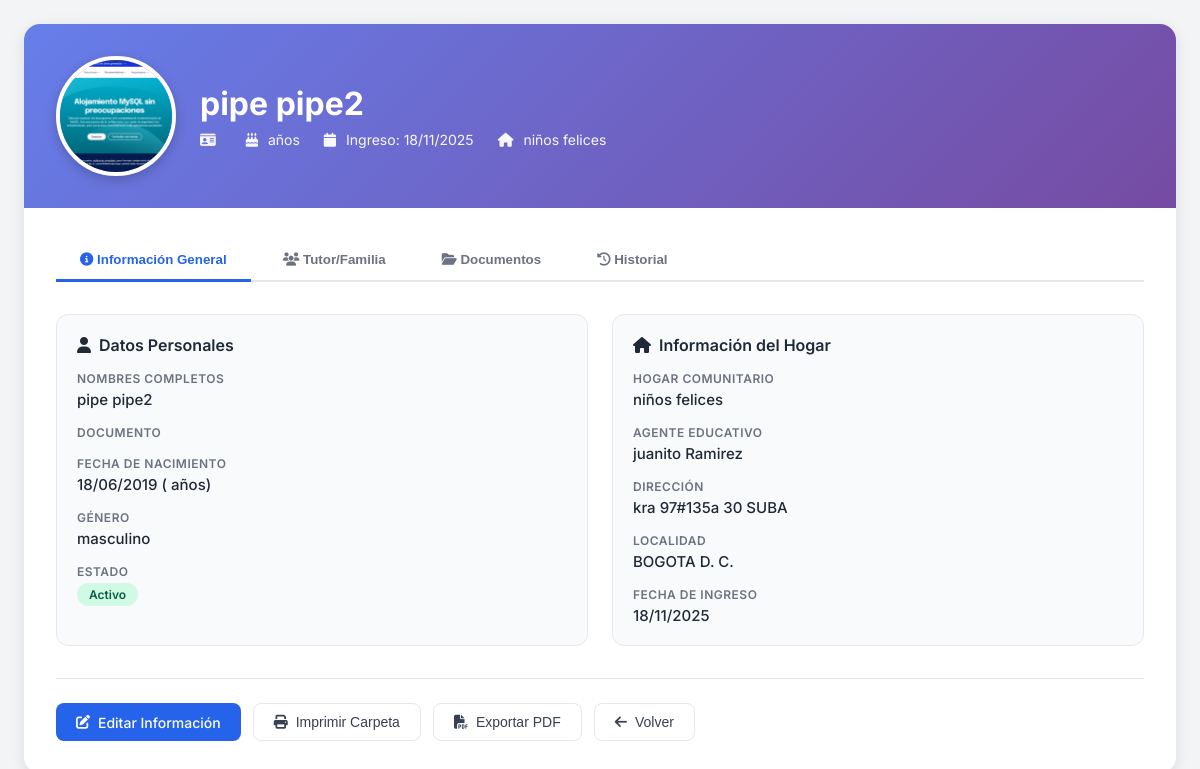
Page /ninos/1/carpeta/ (signed in) on the earlier database version.
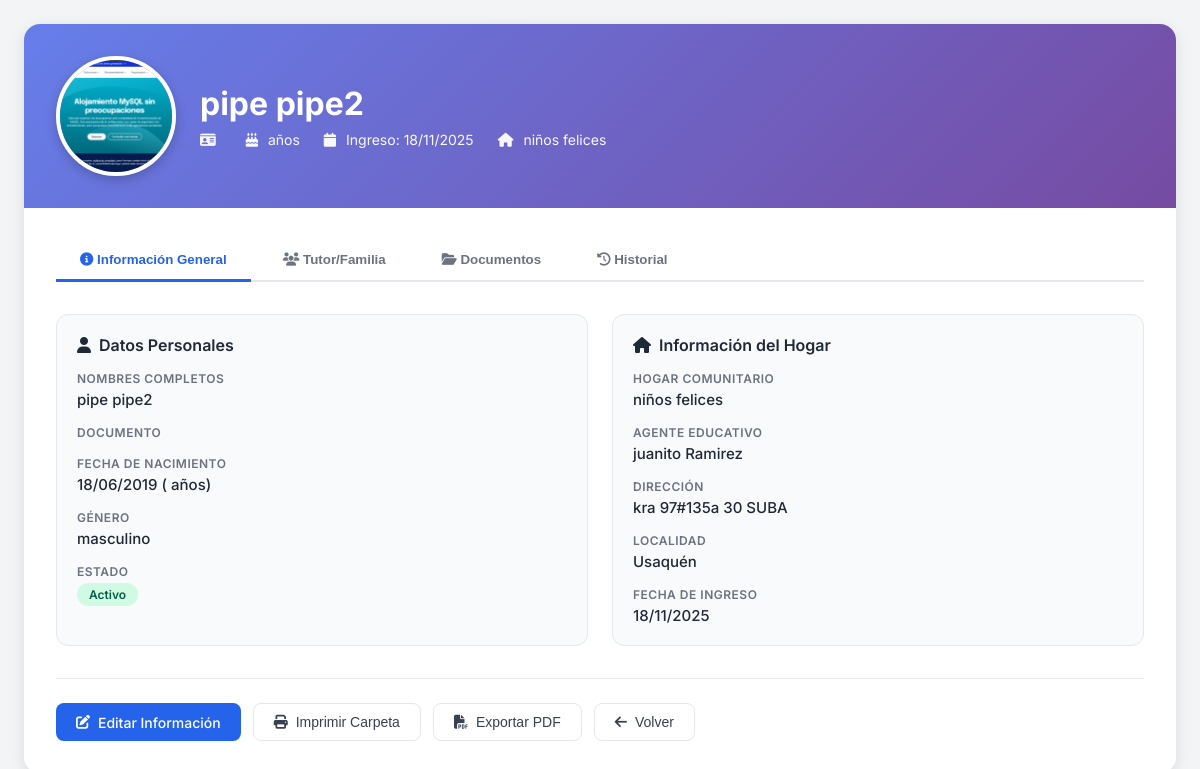
Same page on the later database version.
### core/models.py (models this page shows, shortened)
class Nino(models.Model):
    TIPO_SANGRE_CHOICES = [
        ('O+', 'O+'), ('O-', 'O-'), ('A+', 'A+'), ('A-', 'A-'),
        ('B+', 'B+'), ('B-', 'B-'), ('AB+', 'AB+'), ('AB-', 'AB-')
    ]
    PARENTESCO_CHOICES = [
        ('padre', 'Padre'), ('madre', 'Madre'), ('tutor', 'Tutor'),
        ('abuelo', 'Abuelo/a'), ('tio', 'Tío/a'), ('hermano', 'Hermano/a'),
        ('otro', 'Otro')
    ]
    nombres = models.CharField(max_length=50)
    apellidos = models.CharField(max_length=50)
    fecha_nacimiento = models.DateField()
    documento = models.BigIntegerField(null=True, blank=True)
    genero = models.CharField(
        max_length=20,
        null=True,
        blank=True,
        choices=[
            ('masculino', 'masculino'),
            ('femenino', 'femenino'),
            ('otro', 'otro'),
            ('no_especificado', 'no_especificado')
        ]
    )
    tipo_sangre = models.CharField(max_length=3, choices=TIPO_SANGRE_CHOICES, null=True, blank=True)
    parentesco = models.CharField(max_length=20, choices=PARENTESCO_CHOICES, null=True, blank=True)
    tiene_discapacidad = models.BooleanField(default=False)
    tipos_discapacidad = models.ManyToManyField('Discapacidad', blank=True)
    otra_discapacidad = models.CharField(max_length=100, null=True, blank=True)
    PAIS_NACIMIENTO_CHOICES = [
        ('', '-- Seleccione el país de nacimiento --'),
        ('colombia', 'Colombia'),
        ('venezuela', 'Venezuela'),
        ('ecuador', 'Ecuador'),
        ('peru', 'Perú'),
        ('panama', 'Panamá'),
        ('brasil', 'Brasil'),
        ('argentina', 'Argentina'),
        ('chile', 'Chile'),
        ('bolivia', 'Bolivia'),
        ('paraguay', 'Paraguay'),
        ('uruguay', 'Uruguay'),
        ('mexico', 'México'),
        ('costa_rica', 'Costa Rica'),
        ('nicaragua', 'Nicaragua'),
        ('honduras', 'Honduras'),
        ('guatemala', 'Guatemala'),
        ('el_salvador', 'El Salvador'),
        ('cuba', 'Cuba'),
        ('republica_dominicana', 'República Dominicana'),
        ('haiti', 'Haití'),
        ('estados_unidos', 'Estados Unidos'),
        ('canada', 'Canadá'),
        ('espana', 'España'),
        ('italia', 'Italia'),
        ('francia', 'Francia'),
        ('alemania', 'Alemania'),
        ('otro', 'Otro país')
    ]
    nacionalidad = models.CharField(
        max_length=50,
        choices=PAIS_NACIMIENTO_CHOICES,
        null=True,
        blank=True,
        verbose_name="País de nacimiento"
    )
    otro_pais = models.CharField(max_length=50, null=True, blank=True, verbose_name="Otro país (especifique)")
    fecha_ingreso = models.DateField(auto_now_add=True, verbose_name="Fecha de ingreso al hogar")
    hogar = models.ForeignKey(HogarComunitario, on_delete=models.PROTECT, related_name='ninos')
    padre = models.ForeignKey(Padre, on_delete=models.CASCADE, related_name='ninos')
    foto = models.FileField(upload_to='ninos/fotos/', null=True, blank=True)
    carnet_vacunacion = models.FileField(upload_to='ninos/vacunacion/', null=True, blank=True)
    certificado_eps = models.FileField(upload_to='ninos/eps/', null=True, blank=True)
    fecha_registro = models.DateTimeField(auto_now_add=True)
    registro_civil_img = models.FileField(upload_to='ninos/registro_civil/', null=True, blank=True)
    observaciones_medicas = models.TextField(null=True, blank=True, verbose_name="Observaciones médicas")
    estado = models.CharField(
        max_length=20,
        choices=[
            ('activo', 'Activo'),
            ('inactivo', 'Inactivo'),
            ('retirado', 'Retirado')
        ],
        default='activo'
    )
    class Meta:
        db_table = 'ninos'

class HogarComunitario(models.Model):
    regional = models.ForeignKey(Regional, on_delete=models.PROTECT, related_name='hogares')
    ciudad = models.ForeignKey(Ciudad, on_delete=models.PROTECT, related_name='hogares')
    nombre_hogar = models.CharField(max_length=100)
    direccion = models.CharField(max_length=200)
    localidad = models.CharField(max_length=100, blank=True, default='')  # Mantener para hogares antiguos, se asigna en la vista
    localidad_bogota = models.ForeignKey('LocalidadBogota', on_delete=models.SET_NULL, null=True, blank=True, related_name='hogares')
    barrio = models.CharField(max_length=100, null=True, blank=True)
    estrato = models.IntegerField(null=True, blank=True)
    fecha_primera_visita = models.DateField(null=True, blank=True, help_text="Fecha programada para la primera visita técnica")
    ultima_visita = models.DateField(null=True, blank=True, help_text="Fecha de la última visita técnica realizada")
    proxima_visita = models.DateField(null=True, blank=True, help_text="Fecha programada para la próxima visita técnica (calculada automáticamente)")
    observaciones_visita = models.TextField(blank=True, help_text="Observaciones de la última visita técnica realizada")
    estado_aptitud = models.CharField(
        max_length=20,
        choices=[
            ('no_apto', 'No Apto'),
            ('apto', 'Apto'),
        ],
        default='no_apto',
        help_text="Estado de aptitud del hogar. Se actualiza a 'Apto' después de la primera visita aprobada"
    )
    area_social_m2 = models.DecimalField(max_digits=6, decimal_places=2, null=True, blank=True,
                                         help_text="Metros cuadrados del área social disponible para los niños")
    capacidad_calculada = models.IntegerField(null=True, blank=True,
                                              help_text="Capacidad calculada según área social (m²/2)")
    formulario_completo = models.BooleanField(default=False,
                                              help_text="Indica si se completó el formulario 2 de visita técnica")
    num_habitaciones = models.IntegerField(null=True, blank=True)
    num_banos = models.IntegerField(null=True, blank=True)
    material_construccion = models.TextField(null=True, blank=True)
    riesgos_cercanos = models.TextField(null=True, blank=True)
    fotos_interior = models.FileField(upload_to='hogares/fotos_interior/', null=True, blank=True)
    fotos_exterior = models.FileField(upload_to='hogares/fotos_exterior/', null=True, blank=True)
    geolocalizacion_lat = models.DecimalField(max_digits=10, decimal_places=7, null=True, blank=True)
    geolocalizacion_lon = models.DecimalField(max_digits=10, decimal_places=7, null=True, blank=True)
    tipo_tenencia = models.CharField(max_length=50, choices=[
        ('Propia', 'Propia'),
        ('Arrendada', 'Arrendada'),
        ('Comodato', 'Comodato')
    ], null=True, blank=True)
    documento_tenencia_pdf = models.FileField(upload_to='hogares/documentos_tenencia/', null=True, blank=True)
    capacidad = models.IntegerField(null=True, blank=True, help_text="Capacidad aprobada del hogar (entre 12 y 15 niños según normativa ICBF)")
    capacidad_maxima = models.IntegerField(default=15, help_text="Capacidad máxima permitida (15 niños según normativa)")
    estado = models.CharField(
        max_length=30,
        choices=[
            ('pendiente_revision', 'Pendiente de Revisión'),
            ('en_revision', 'En Revisión'),
            ('aprobado', 'Aprobado'),
            ('rechazado', 'Rechazado'),
            ('en_mantenimiento', 'En Mantenimiento'),
            ('pendiente_visita', 'Pendiente de Visita'),
            ('visita_agendada', 'Visita Agendada'),
            ('en_evaluacion', 'En Evaluación'),
            ('activo', 'Activo'),
            ('inactivo', 'Inactivo'),
        ],
        default='pendiente_revision'
    )
    madre = models.ForeignKey(MadreComunitaria, on_delete=models.PROTECT, related_name='hogares_asignados')
    fecha_registro = models.DateTimeField(auto_now_add=True)
    fecha_habilitacion = models.DateTimeField(null=True, blank=True)  # Cuando pasa a activo/aprobado
    class Meta:
        db_table = 'hogares_comunitarios'

class MadreComunitaria(models.Model):
    usuario = models.OneToOneField(Usuario, on_delete=models.CASCADE, related_name='madre_profile')
    NIVEL_ESCOLARIDAD_CHOICES = [
        ('Primaria', 'Primaria'),
        ('Bachiller', 'Bachiller'),
        ('Técnico', 'Técnico'),
        ('Tecnólogo', 'Tecnólogo'),
        ('Profesional', 'Profesional')
    ]
    nivel_escolaridad = models.CharField(max_length=100, choices=NIVEL_ESCOLARIDAD_CHOICES)
    titulo_obtenido = models.CharField(max_length=150, null=True, blank=True)
    institucion = models.CharField(max_length=150, null=True, blank=True)
    experiencia_previa = models.TextField(null=True, blank=True)
    certificado_laboral = models.FileField(upload_to='madres_documentos/certificados_laborales/', null=True, blank=True)
    no_retirado_icbf = models.BooleanField(default=False)
    carta_disponibilidad = models.FileField(upload_to='madres_documentos/disponibilidad/', null=True, blank=True)
    firma_digital = models.FileField(upload_to='madres_documentos/firmas/', null=True, blank=True)
    foto_madre = models.ImageField(upload_to='madres_documentos/fotos/', null=True, blank=True)
    documento_identidad_pdf = models.FileField(upload_to='madres_documentos/cedulas/', null=True, blank=True)
    certificado_escolaridad_pdf = models.FileField(upload_to='madres_documentos/educacion/', null=True, blank=True)
    certificado_antecedentes_pdf = models.FileField(upload_to='madres_documentos/antecedentes/', null=True, blank=True)
    certificado_medico_pdf = models.FileField(upload_to='madres_documentos/medico/', null=True, blank=True)
    certificado_residencia_pdf = models.FileField(upload_to='madres_documentos/residencia/', null=True, blank=True)
    cartas_recomendacion_pdf = models.FileField(upload_to='madres_documentos/recomendaciones/', null=True, blank=True)
    fecha_registro = models.DateTimeField(auto_now_add=True)
    class Meta:
        db_table = 'madres_comunitarias'

class Usuario(AbstractUser):
    TIPO_DOCUMENTO_CHOICES = [
        ('CC', 'Cédula de ciudadanía'),
        ('TI', 'Tarjeta de identidad'),
        ('CE', 'Cédula de extranjería'),
        ('PA', 'Pasaporte'),
    ]
    SEXO_CHOICES = [
        ('M', 'Masculino'),
        ('F', 'Femenino'),
        ('O', 'Otro'),
    ]
    username = None
    tipo_documento = models.CharField(max_length=5, choices=TIPO_DOCUMENTO_CHOICES, default='CC')
    documento = models.BigIntegerField(unique=True)
    nombres = models.CharField(max_length=50)
    apellidos = models.CharField(max_length=50)
    correo = models.EmailField(max_length=100, unique=True)
    sexo = models.CharField(max_length=1, choices=SEXO_CHOICES, default='F')
    departamento_residencia = models.ForeignKey(Departamento, on_delete=models.SET_NULL, null=True, blank=True, related_name='residentes')
    ciudad_residencia = models.ForeignKey(Municipio, on_delete=models.SET_NULL, null=True, blank=True, related_name='residentes')
    localidad_bogota = models.ForeignKey(LocalidadBogota, on_delete=models.SET_NULL, null=True, blank=True, related_name='residentes',
                                         help_text='Solo aplica si vive en Bogotá D.C.')
    direccion = models.CharField(max_length=100, null=True, blank=True)
    barrio = models.CharField(max_length=100, null=True, blank=True)
    telefono = models.CharField(max_length=20, null=True, blank=True)
    nivel_educativo = models.CharField(max_length=50, null=True, blank=True)
    rol = models.ForeignKey(Rol, on_delete=models.PROTECT, null=True)
    foto_admin = models.ImageField(upload_to=admin_upload_path, null=True, blank=True)
    fecha_creacion = models.DateTimeField(auto_now_add=True)
    fecha_actualizacion = models.DateTimeField(auto_now=True)
    EMAIL_FIELD = 'correo'
    USERNAME_FIELD = 'documento'
    REQUIRED_FIELDS = ['nombres', 'apellidos', 'correo', 'tipo_documento']
    objects = CustomUserManager()
    class Meta:
        db_table = 'usuarios'

### core/views_dashboard.py (the view)
# urls.py: path('ninos/<int:nino_id>/carpeta/', views.nino_carpeta_view, name='nino_carpeta'),
@login_required
def nino_carpeta_view(request, nino_id):
    nino = get_object_or_404(Nino, id=nino_id)
    tutor = None
    if hasattr(nino, 'padre'):
        padre = nino.padre
        tutor = {
            'nombres': padre.usuario.nombres,
            'apellidos': padre.usuario.apellidos,
            'documento': padre.usuario.documento,
            'telefono': padre.usuario.telefono,
            'parentesco': padre.parentesco if hasattr(padre, 'parentesco') else 'Padre/Madre',
            'ocupacion': padre.ocupacion if hasattr(padre, 'ocupacion') else '',
            'situacion_economica': padre.situacion_economica if hasattr(padre, 'situacion_economica') else '',
        }
    documentos = []
    documentos_fields = [
        ('registro_civil', 'Registro Civil'),
        ('carnet_vacunas', 'Carnet de Vacunas'),
        ('certificado_salud', 'Certificado de Salud'),
        ('foto', 'Fotografía'),
    ]
    for field, nombre in documentos_fields:
        if hasattr(nino, field) and getattr(nino, field):
            archivo = getattr(nino, field)
            documentos.append({
                'nombre': nombre,
                'url': archivo.url,
                'tipo': obtener_tipo_archivo(archivo.name)
            })
    historial = [
        {
            'fecha': nino.fecha_ingreso,
            'titulo': 'Ingreso al hogar',
            'descripcion': f'Niño ingresó al hogar {nino.hogar.nombre_hogar}'
        }
    ]
    context = {
        'nino': nino,
        'tutor': tutor,
        'documentos': documentos,
        'historial': historial,
    }
    return render(request, 'admin/nino_carpeta.html', context)

### templates/admin/nino_carpeta.html (shortened to what the changed rows need)
{% load static %}
<!DOCTYPE html>
<html lang="es">
<head>
  <link rel="stylesheet" href="https://cdnjs.cloudflare.com/ajax/libs/font-awesome/6.5.0/css/all.min.css">
</head>
<body>
  <div class="carpeta-container">
    <div class="carpeta-header">
      <div class="header-info">
        <h1>{{ nino.nombres }} {{ nino.apellidos }}</h1>
        <div class="header-meta">
          <span><i class="fas fa-id-card"></i> {{ nino.numero_documento }}</span>
          <span><i class="fas fa-birthday-cake"></i> {{ nino.edad }} años</span>
          <span><i class="fas fa-calendar"></i> Ingreso: {{ nino.fecha_ingreso|date:"d/m/Y" }}</span>
          <span><i class="fas fa-home"></i> {{ nino.hogar.nombre_hogar }}</span>
        </div>
      </div>
    </div>
    <div class="carpeta-body">
      <div class="tab-content active" id="tab-info">
        <div class="info-grid">
          <div class="info-card">
            <div class="info-item">
              <div class="info-label">Nombres Completos</div>
              <div class="info-value">{{ nino.nombres }} {{ nino.apellidos }}</div>
            </div>
            <div class="info-item">
              <div class="info-label">Fecha de Nacimiento</div>
              <div class="info-value">{{ nino.fecha_nacimiento|date:"d/m/Y" }} ({{ nino.edad }} años)</div>
            </div>
            <div class="info-item">
              <div class="info-label">Género</div>
              <div class="info-value">{{ nino.get_genero_display }}</div>
            </div>
            <div class="info-item">
              <div class="info-value">
                <span class="badge badge-success">{{ nino.get_estado_display }}</span>
              </div>
            </div>
          </div>
          <div class="info-card">
            <div class="info-item">
              <div class="info-label">Hogar Comunitario</div>
              <div class="info-value">{{ nino.hogar.nombre_hogar }}</div>
            </div>
            <div class="info-item">
              <div class="info-label">Agente Educativo</div>
              <div class="info-value">{{ nino.hogar.madre.usuario.nombres }} {{ nino.hogar.madre.usuario.apellidos }}</div>
            </div>
            <div class="info-item">
              <div class="info-label">Dirección</div>
              <div class="info-value">{{ nino.hogar.direccion }}</div>
            </div>
            <div class="info-item">
              <div class="info-label">Localidad</div>
              <div class="info-value">{{ nino.hogar.localidad }}</div>
            </div>
            <div class="info-item">
              <div class="info-label">Fecha de Ingreso</div>
              <div class="info-value">{{ nino.fecha_ingreso|date:"d/m/Y" }}</div>
            </div>
          </div>
        </div>
      </div>
    </div>
  </div>
</body>
</html>

Differences in the rows shown:
changed through a linked row, Nino "pipe": hogar.localidad "BOGOTA D. C." → "Usaquén"
